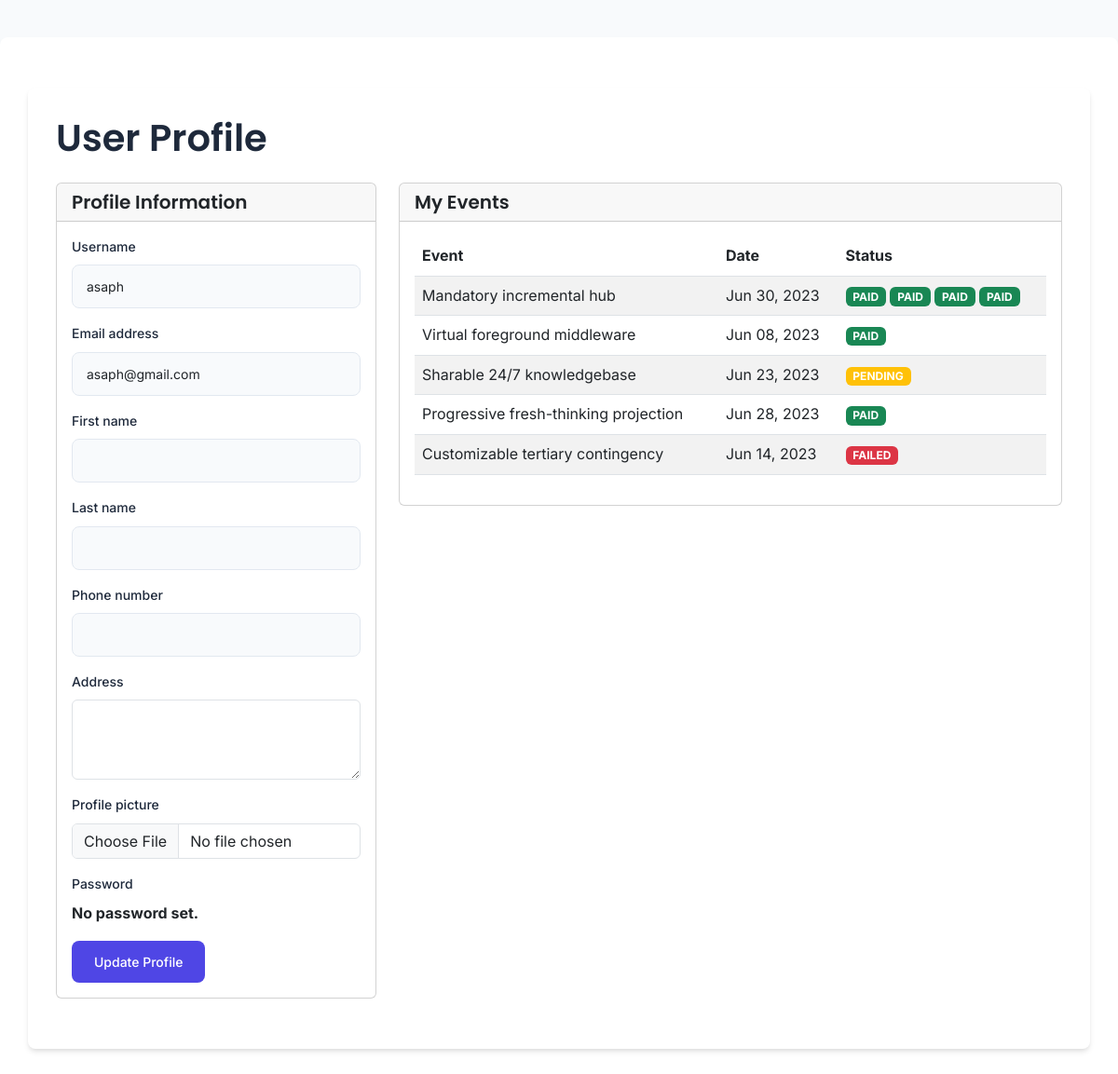
/profile/ (signed in), run on an earlier commit of the app's database.
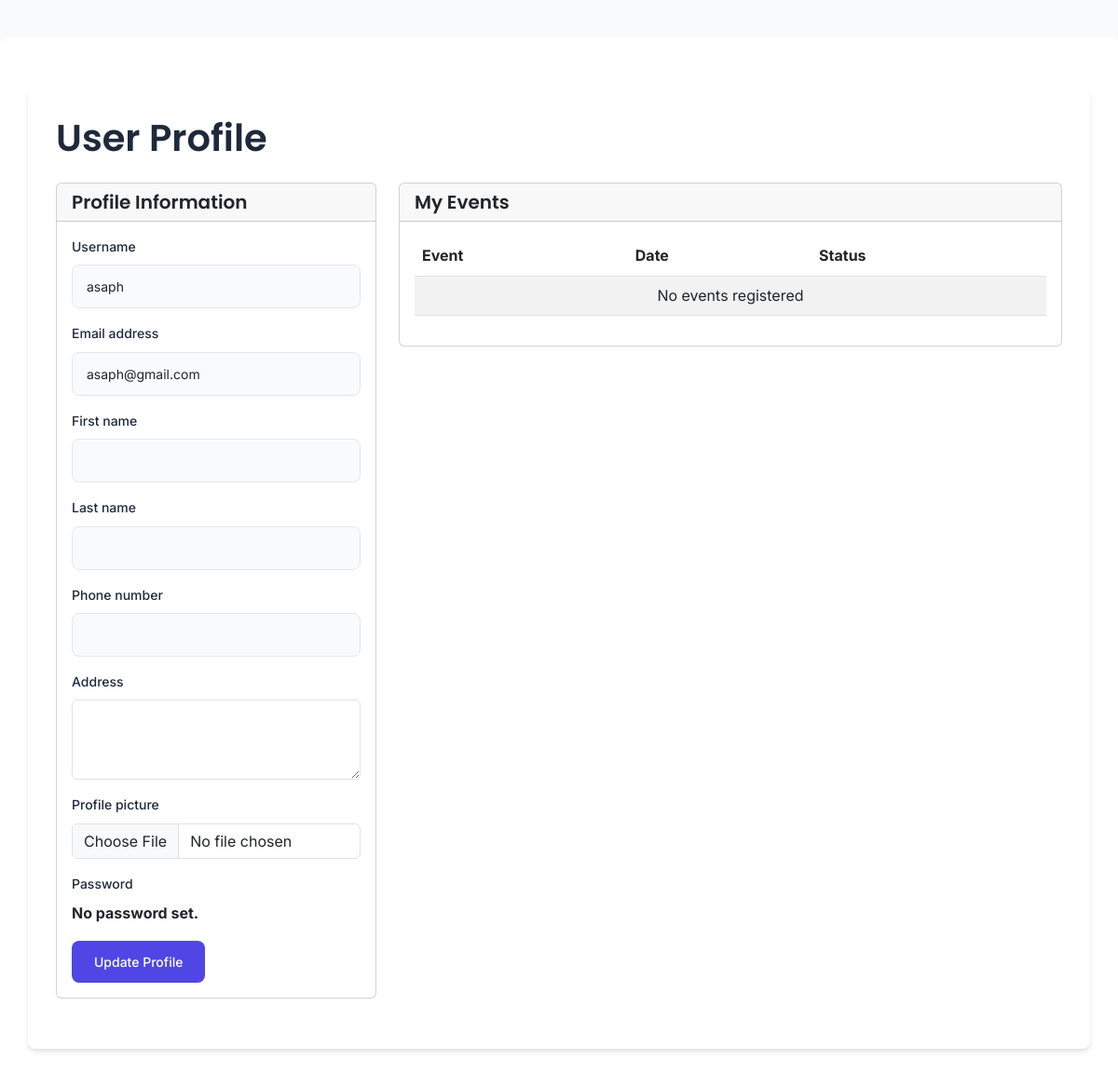
And on a later commit of the database.
### event_app/models.py (models this page shows, shortened)
class Event_management(models.Model):
    CAMPUS_CHOICES = [
        ('Nyarugenge Campus', 'Nyarugenge Campus: College of Science and Technology (CST)'),
        ('Gikondo Campus', 'Gikondo Campus: College of Business and Economics (CBE)'),
        ('Remera Campus', 'Remera Campus: College of Medicine and Health Sciences (CMHS)'),
        ('Huye Campus', 'Huye Campus'),
        ('Busogo Campus', 'Busogo Campus: College of Agriculture, Animal Sciences and Veterinary Medicine (CAVM)'),
        ('Nyagatare Campus', 'Nyagatare Campus'),
        ('Rukara Campus', 'Rukara Campus: College of Education (CE)'),
        ('Rusizi Campus', 'Rusizi Campus'),
        ('Rwamagana Campus', 'Rwamagana Campus'),
        ('Rubirizi Campus', 'Rubirizi Campus'),
        ('Nyamishaba Campus', 'Nyamishaba Campus'),
        ('Kicukiro Campus', 'Kicukiro Campus'),
        ('Kavumu Campus', 'Kavumu Campus'),
        ('Tumba Campus', 'Tumba Campus'),
    ]
    title = models.CharField(max_length=100)
    description = models.TextField()
    start_date = models.DateField()
    end_date = models.DateField()
    location = models.CharField(
        max_length=100,
        choices=CAMPUS_CHOICES,
        default='Nyarugenge Campus',
        verbose_name="Event Location (Campus)"
    )
    category = models.ForeignKey(Category, on_delete=models.CASCADE)
    is_free = models.BooleanField(default=True)
    price = models.DecimalField(max_digits=8, decimal_places=2, default=0.00)
    image = models.ImageField(upload_to='events/', blank=True, null=True)
    available_tickets = models.PositiveIntegerField(default=0)

class Payment(models.Model):
    PAYMENT_STATUS_CHOICES = [
        ('PAID', 'Paid'),
        ('PENDING', 'Pending'),
        ('FAILED', 'Failed')
    ]
    PAYMENT_METHOD_CHOICES = [
        ('CREDIT_CARD', 'Credit Card'),
        ('MOBILE_MONEY', 'Mobile Money'),
        ('BANK_TRANSFER', 'Bank Transfer'),
        ('PAYPAL', 'PayPal'),
        ('CASH', 'Cash'),
    ]
    participant = models.ForeignKey(Participant_management, on_delete=models.CASCADE)
    event = models.ForeignKey(Event_management, on_delete=models.CASCADE)
    amount_paid = models.DecimalField(max_digits=8, decimal_places=2)
    payment_method = models.CharField(max_length=20, choices=PAYMENT_METHOD_CHOICES)
    payment_date = models.DateField(auto_now_add=True)
    transaction_id = models.CharField(max_length=100)
    payment_status = models.CharField(max_length=10, choices=PAYMENT_STATUS_CHOICES)
    card_number = models.CharField(max_length=19, blank=True, null=True)  # Stored securely or masked
    cardholder_name = models.CharField(max_length=100, blank=True, null=True)

### event_app/views.py (the view)
# urls.py: path('profile/', views.profile, name='profile'),
def profile(request):
    try:
        if request.method == 'POST':
            form = UserProfileForm(request.POST, instance=request.user)
            if form.is_valid():
                form.save()
                messages.success(request, 'Your profile was successfully updated!')
                return redirect('profile')
        else:
            form = UserProfileForm(instance=request.user)
        user_events = Event_management.objects.filter(
            payment__participant__user=request.user
        ).distinct()
        user_payments = Payment.objects.filter(
            participant__user=request.user
        ).select_related('event')
        context = {
            'form': form,
            'user_events': user_events,
            'user_payments': user_payments,
        }
        return render(request, 'profile.html', context)
    except Exception as e:
        logger.error(f"Error in profile view: {str(e)}")
        messages.error(request, "An error occurred while loading your profile.")
        return redirect('home')

### event_app/forms.py
class UserProfileForm(UserChangeForm):
    class Meta:
        model = User
        fields = ['username', 'email', 'first_name', 'last_name', 'phone_number',
                 'address', 'profile_picture']
        widgets = {
            'username': forms.TextInput(attrs={'class': 'form-control'}),
            'email': forms.EmailInput(attrs={'class': 'form-control'}),
            'first_name': forms.TextInput(attrs={'class': 'form-control'}),
            'last_name': forms.TextInput(attrs={'class': 'form-control'}),
            'phone_number': forms.TextInput(attrs={'class': 'form-control'}),
            'address': forms.Textarea(attrs={'class': 'form-control', 'rows': 3}),
            'profile_picture': forms.FileInput(attrs={'class': 'form-control'}),
        }

### event_app/templates/profile.html (shortened to what this page needs)
{% extends 'base.html' %}
{% load static %}
{% block content %}
<div class="container mt-4">
    <h1 class="mb-4">User Profile</h1>
    <div class="row">
        <div class="col-md-4">
            <div class="card mb-4">
                <div class="card-header">
                    <h5 class="card-title mb-0">Profile Information</h5>
                </div>
                <div class="card-body">
                    <form method="post">
                        {% for field in form %}
                        <div class="mb-3">
                            <label for="{{ field.id_for_label }}" class="form-label">{{ field.label }}</label>
                            {{ field }}
                        </div>
                        {% endfor %}
                        <button type="submit" class="btn btn-primary">Update Profile</button>
                    </form>
                </div>
            </div>
        </div>
        <div class="col-md-8">
            <div class="card mb-4">
                <div class="card-header">
                    <h5 class="card-title mb-0">My Events</h5>
                </div>
                <div class="card-body">
                    <div class="table-responsive">
                        <table class="table table-striped">
                            <thead>
                                <tr>
                                    <th>Event</th>
                                    <th>Date</th>
                                    <th>Status</th>
                                </tr>
                            </thead>
                            <tbody>
                                {% for event in user_events %}
                                <tr>
                                    <td>{{ event.title }}</td>
                                    <td>{{ event.start_date|date:"M d, Y" }}</td>
                                    <td>
                                        {% for payment in user_payments %}
                                            {% if payment.event == event %}
                                                <span class="badge {% if payment.payment_status == 'PAID' %}bg-success{% elif payment.payment_status == 'PENDING' %}bg-warning{% else %}bg-danger{% endif %}">
                                                    {{ payment.payment_status }}
                                                </span>
                                            {% endif %}
                                        {% endfor %}
                                    </td>
                                </tr>
                                {% empty %}
                                <tr>
                                    <td colspan="3" class="text-center">No events registered</td>
                                </tr>
                                {% endfor %}
                            </tbody>
                        </table>
                    </div>
                </div>
            </div>
        </div>
    </div>
</div>
{% endblock %}

What changed in the data, as far as the page shows it:
removed Event_management: title "Mandatory incremental hub", start_date "Jun 30, 2023"
removed Payment: payment_status "PAID", shown under "Mandatory incremental hub"
removed Payment: payment_status "PAID", shown under "Mandatory incremental hub"
removed Payment: payment_status "PAID", shown under "Mandatory incremental hub"
removed Payment: payment_status "PAID", shown under "Mandatory incremental hub"
removed Event_management: title "Virtual foreground middleware", start_date "Jun 08, 2023"
removed Payment: payment_status "PAID", shown under "Virtual foreground middleware"
removed Event_management: title "Sharable 24/7 knowledgebase", start_date "Jun 23, 2023"
removed Payment: payment_status "PENDING", shown under "Sharable 24/7 knowledgebase"
removed Event_management: title "Progressive fresh-thinking projection", start_date "Jun 28, 2023"
removed Payment: payment_status "PAID", shown under "Progressive fresh-thinking projection"
removed Event_management: title "Customizable tertiary contingency", start_date "Jun 14, 2023"
removed Payment: payment_status "FAILED", shown under "Customizable tertiary contingency"
Also different on the page:
text now shown: "No events registered"
